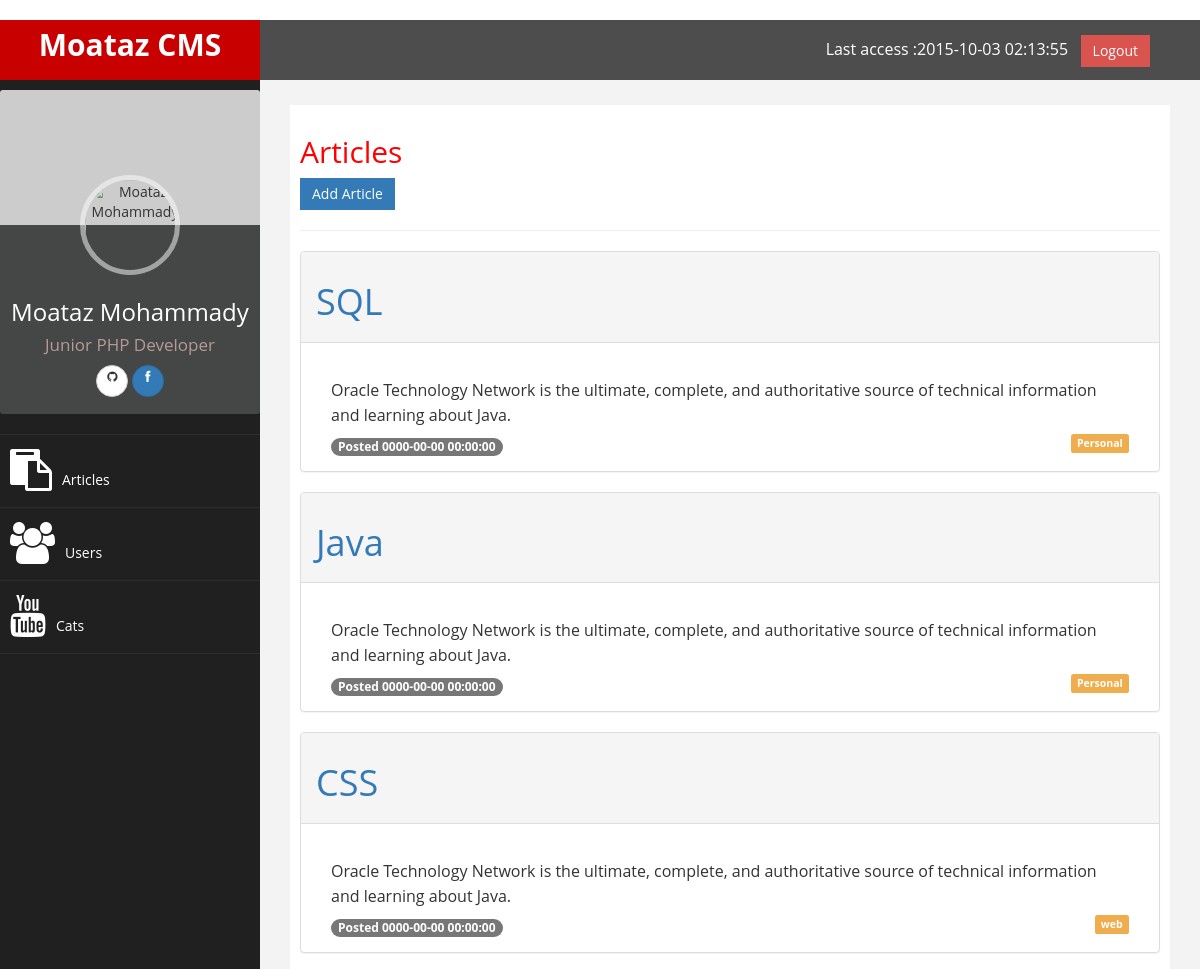
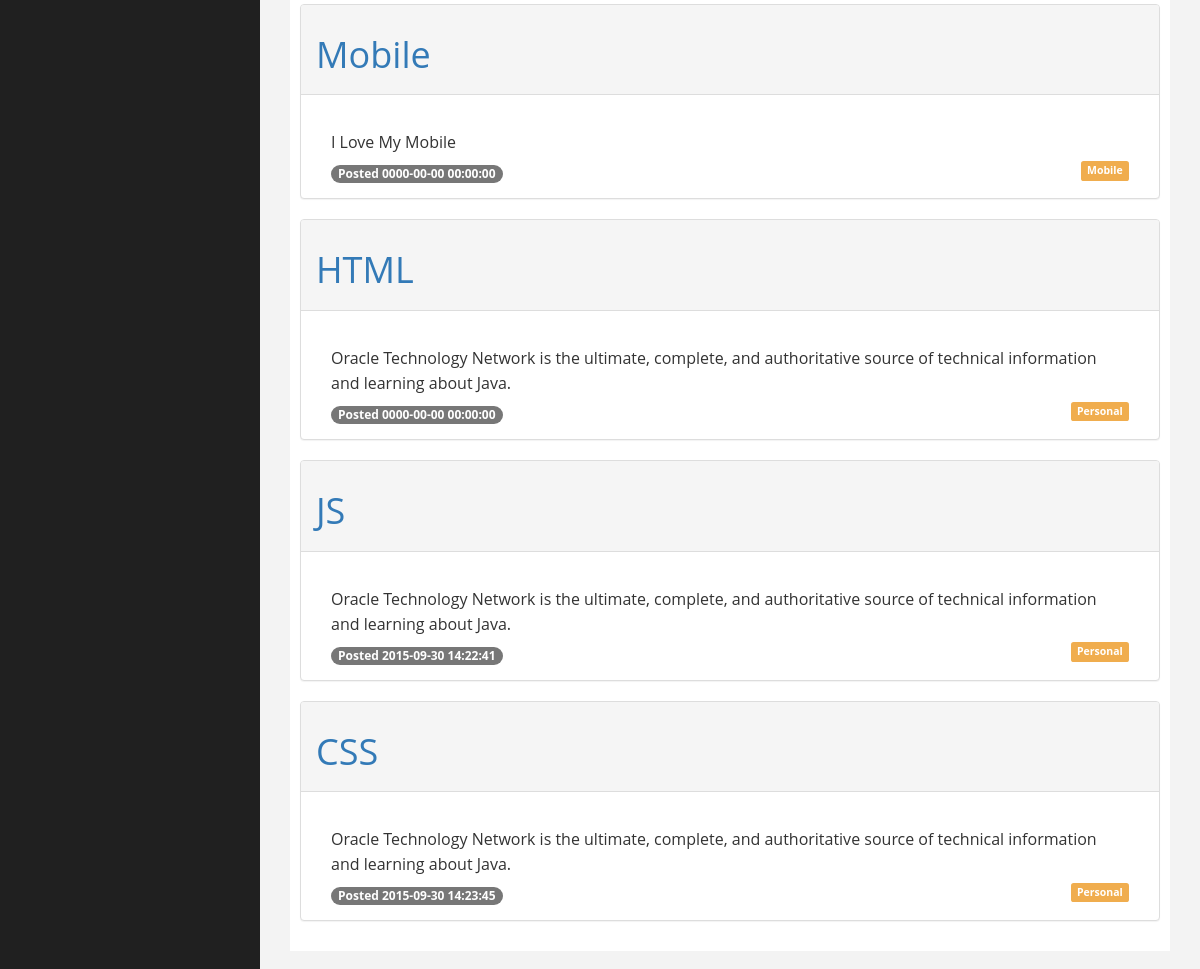
The page / on the database its author committed (2 pictures, top to bottom).
### tables this page shows
CREATE TABLE IF NOT EXISTS `articles` (
`id` int(11) NOT NULL,
  `title` varchar(250) NOT NULL,
  `content` text NOT NULL,
  `date` timestamp NOT NULL DEFAULT CURRENT_TIMESTAMP ON UPDATE CURRENT_TIMESTAMP,
  `cid` int(11) NOT NULL
);

CREATE TABLE IF NOT EXISTS `cats` (
`cid` int(11) NOT NULL,
  `cname` varchar(255) NOT NULL
);

### app/controller/Articles.php (called while the page is built, shortened)
<?php
class Articles {
    private $Model;
    public function __construct() {
        $this->Model = new ArticleModel('articles', 'id');
    }
    public function showAll() {
        $articles = $this->Model->getInnerJoinCats();
        $GLOBALS['RainTPL']->draw('articles');
    }
}

### app/Application.php (called while the page is built, shortened)
<?php
class Application {
    public function __construct() {
        $URL = explode('/', trim($_GET['url'], '/'));
        $method = $URL[1];
        if (isset($URL[2])) {
            $params1 = $URL[2];
        } else {
            $params1 = 1;
        }
        if (isset($URL[3])) {
            $params2 = $URL[3];
        } else {
            $params2 = 1;
        }
        $class = new $controller;
        $class->$method($params1, $params2);
    }
}

### index.php (called while the page is built, shortened)
<?php
$app = new Application();

### app/model/CRUDModel.php (called while the page is built, shortened)
<?php
class CRUDModel {
    protected $table;
    public function __construct($table, $id) {
        $this->table = $table;
    }
    protected function CheckAffectedRows($return = NULL) {
        return $GLOBALS['db']->AffectedRows() > 0 ? ( $return != NULL ? $return = $return : FALSE) : FALSE;
    }
    public function getAll($extra = NULL) {
        $GLOBALS['db']->Execute("SELECT * FROM `" . $this->table . "` {$extra}");
        return $this->CheckAffectedRows($GLOBALS['db']->GetRows());
    }
}

### app/Database.php (called while the page is built, shortened)
<?php
class database {
    private $connection;
    private $last;
    public function dbconnect() {
        $this->connection = new mysqli(HOSTNAME, USERNAME, PASSWORD, DBNAME);
        if ($this->connection)
            return TRUE;
        return FALSE;
    }
    public function Execute($query) {
        if ($result = $this->connection->query($query)) {
            $this->last = $result;
            return TRUE;
        }
        return FALSE;
    }
    public function GetRows() {
        $result = array();
        $rows = $this->AffectedRows();
        for ($i = 0; $i < $rows; $i++) {
            $result[] = $this->last->fetch_assoc();
        }
        if (count($result) > 0)
            return $result;
        return NULL;
    }
    public function AffectedRows() {
        return $this->connection->affected_rows;
    }
}
?>

### app/model/ArticleModel.php (called while the page is built, shortened)
<?php
class ArticleModel extends CRUDModel {
    public function getInnerJoinCats() {
        return $this->getAll("INNER JOIN cats ON `articles`.`cid`=`cats`.`cid` ORDER BY ID; ");
    }
}

### tmp/articles.cf730f7aa5eba98d3380da30eec6b201.rtpl.php (the view)
<?php if(!class_exists('raintpl')){exit;}?><?php $tpl = new RainTPL;$tpl->assign( $this->var );$tpl->draw( "header" );?>
<div id="page-wrapper" >
    <div id="page-inner">
        <div class="row">
            <div class="col-md-12">
                <h2><?php echo $title;?></h2>
                <a href="http://localhost/AhmedSyamRouting/addArticle.php" class="btn btn-primary square-btn-adjust">Add Article</a>
            </div>
        </div>
        <hr />
        <div class="row">
            <div class="col-md-12">
                <?php if( $articles==0 ){ ?>
                <p>Sorry,No Articles</p>
                <?php }else{ ?>
                <?php $counter1=-1; if( isset($articles) && is_array($articles) && sizeof($articles) ) foreach( $articles as $key1 => $value1 ){ $counter1++; ?>
                <div class="panel panel-default">
                    <div class="panel-heading">
                        <h1><a href="http://localhost/AhmedSyamRouting/articles/show/<?php echo $value1["id"];?>/" ><?php echo $value1["title"];?></a></h1>
                    </div>
                    <div class="panel-body">
                        <div class="col-md-12">
                            <p><?php echo $value1["content"];?></p>
                            <div>
                                <span class="badge">Posted <?php echo $value1["date"];?></span>
                                <div class="pull-right"><a href="http://localhost/AhmedSyamRouting/cats/show/<?php echo $value1["cid"];?>"  ><span class="label label-warning"><?php echo $value1["cname"];?></span></a> </div>
                            </div>
                        </div>
                    </div>
                </div>
                <?php } ?>
                <?php } ?>
            </div>
        </div>
    </div>
    <?php $tpl = new RainTPL;$tpl->assign( $this->var );$tpl->draw( "footer" );?>

### app/RainTPL.php (shortened to what this page needs)
<?php
class RainTPL{
		static $tpl_dir = "templates/";
		static $cache_dir = "tmp/";
        static $root_dir = '';
		protected $tpl = array(),
				  $cache = false,
                  $cache_id = null;
                protected static $config_name_sum = array();
	function draw( $tpl_name, $return_string = false ){
        if( !$this->cache && !$return_string ){
            include $this->tpl['compiled_filename'];
        }
	}
	static function configure( $setting, $value = null ){
		if( is_array( $setting ) )
			foreach( $setting as $key => $value )
				self::configure( $key, $value );
		else if( property_exists( __CLASS__, $setting ) ){
            self::$config_name_sum[ $setting ] = $value;
        }
	}
	protected function check_template( $tpl_name ){
		if( !isset($this->tpl['checked']) ){
			$tpl_basename                       = basename( $tpl_name );
			$tpl_basedir                        = strpos($tpl_name,"/") ? dirname($tpl_name) . '/' : null;
			$this->tpl['template_directory']    = self::$tpl_dir . $tpl_basedir;
			$temp_compiled_filename             = self::$root_dir . self::$cache_dir . $tpl_basename . "." . md5( $this->tpl['template_directory'] . serialize(self::$config_name_sum));
			$this->tpl['compiled_filename']     = $temp_compiled_filename . '.rtpl.php';
                        $this->tpl['checked']               = true;
		}
	}
}

### tmp/header.cf730f7aa5eba98d3380da30eec6b201.rtpl.php (shortened to what this page needs)
<?php if(!class_exists('raintpl')){exit;}?>﻿<!DOCTYPE html>
<html xmlns="http://www.w3.org/1999/xhtml">
    <head>
        <link href="http://localhost/AhmedSyamRouting/templates/assets/css/bootstrap.css" rel="stylesheet" />
        <link href="http://localhost/AhmedSyamRouting/templates/assets/css/font-awesome.css" rel="stylesheet" />
        <link href="http://localhost/AhmedSyamRouting/templates/assets/js/morris/morris-0.4.3.min.css" rel="stylesheet" />
        <link href="http://localhost/AhmedSyamRouting/templates/assets/js/dataTables/dataTables.bootstrap.css" rel="stylesheet" />
        <link href="http://localhost/AhmedSyamRouting/templates/../templates/assets/css/datatables.min.css" rel="stylesheet" />
        <link href="http://localhost/AhmedSyamRouting/templates/assets/css/custom.css" rel="stylesheet" />
    </head>
    <body>
        <div id="wrapper">
            <nav class="navbar navbar-default navbar-cls-top " role="navigation" style="margin-bottom: 0">
                <div class="navbar-header">
                    <a class="navbar-brand" href="http://localhost/AhmedSyamRouting/index.php">Moataz CMS</a>
                </div>
                <div style="color: white;
                     padding: 15px 50px 5px 50px;
                     float: right;
                     font-size: 16px;"> Last access :<?php echo $time;?> &nbsp; <a href="" class="btn btn-danger square-btn-adjust">Logout</a> </div>
            </nav>
            <nav class="navbar-default navbar-side" role="navigation">
                <div class="sidebar-collapse">
                    <ul class="nav" id="main-menu">
                        <li class="text-center">
                            <div class="card hovercard">
                                <div class="cardheader">
                                </div>
                                <div class="avatar">
                                    <img alt="Moataz Mohammady" src="https://fbcdn-sphotos-g-a.akamaihd.net/hphotos-ak-xfa1/v/t1.0-9/10351953_1005356582822725_717469808440587683_n.jpg?oh=41edb78a5a2bef735d84c107d3052cbe&oe=56971655&__gda__=1449000547_e61fe085c99961d12e183fbcb6ca6659">
                                </div>
                                <div class="info">
                                    <div class="title">
                                        <h3>Moataz Mohammady</h3>
                                    </div>
                                    <div class="desc">Junior PHP Developer</div>
                                </div>
                                <div class="bottom">
                                    <a class="btn btn-default btn-sm" rel="publisher"
                                       href="https://github.com/resist2b/" target="_blank">
                                        <i class="fa fa-github"></i>
                                    </a>
                                    <a class="btn btn-primary btn-sm" rel="publisher"
                                       href="https://www.facebook.com/Mezobook" target="_blank">
                                        <i class="fa fa-facebook"></i>
                                    </a>
                                </div>
                            </div>
                        </li>
                        <li  >
                            <a  href="http://localhost/AhmedSyamRouting/articles/showAll/"><i class="fa fa-paste fa-3x"></i>Articles</a>
                        </li>
                        <li  >
                            <a  href="http://localhost/AhmedSyamRouting/users/showAll/"><i class="fa fa-users fa-3x"></i>Users</a>
                        </li>
                        <li  >
                            <a  href="http://localhost/AhmedSyamRouting/cats/showAll/"><i class="fa fa-youtube fa-3x"></i>Cats</a>
                        </li>
                    </ul>
                </div>
            </nav>

### tmp/footer.cf730f7aa5eba98d3380da30eec6b201.rtpl.php (shortened to what this page needs)
<?php if(!class_exists('raintpl')){exit;}?></div>
</body>
</html>

### templates/assets/css/custom.css (style rules this page uses)
body { font-family: 'Open Sans', sans-serif; }
#wrapper { width: 100%; background:#202020; }
#page-wrapper { padding: 15px 15px; min-height: 600px; background:#F3F3F3; }
#page-inner { width:100%; margin:10px 20px 10px 0px; background-color:#fff!important; padding:10px; min-height:1200px; }
.text-center { text-align:center; }
h2 { color: #f00; }
.square-btn-adjust { border: 0px solid transparent; -webkit-border-radius: 0px; -moz-border-radius: 0px; border-radius: 0px; }
p { font-size:16px; line-height:25px; padding-top:20px; }
.navbar-cls-top .navbar-brand { color: #fff; background: #C90000; width: 260px; text-align: center; height: 60px; font-size: 30px; font-weight: 700; }
.sidebar-collapse , .sidebar-collapse .nav { background:none; }
.sidebar-collapse .nav { padding:0; }
.sidebar-collapse .nav > li > a { color:#fff; background:#202020; text-shadow:none; }
.sidebar-collapse > .nav > li > a { padding:15px 10px; }
.sidebar-collapse > .nav > li { border-bottom: 1px solid rgba(107, 108, 109, 0.19); }
.navbar-side { border:none; background-color: #202020; }
.navbar-cls-top { background:#4D4D4D; border-bottom:none; }
.navbar-default { border:0px solid black; }
.navbar-header { background: #A70303; }
.nav > li > a > i { margin-right:10px; }
@media (min-width:768px) { #page-wrapper { margin: 0 0 0 260px; padding: 15px 30px; min-height: 1200px; } }
@media (min-width:768px) { .navbar-side { z-index: 1; position: absolute; width: 260px; } }
@media (min-width:768px) { .navbar { border-radius: 0px; } }
.card { padding-top: 20px; margin: 10px 0 20px 0; background-color: rgba(214, 224, 226, 0.2); border-top-width: 0; border-bottom-width: 2px; -webkit-border-radius: 3px; -moz-border-radius: 3px; border-radius: 3px; -webkit-box-shadow: none; -moz-box-shadow: none; box-shadow: none; -webkit-box-sizing: border-box; -moz-box-sizing: border-box; box-sizing: border-box; }
.card.hovercard { position: relative; padding-top: 0; overflow: hidden; text-align: center; background-color: rgba(214, 224, 226, 0.2); }
.card.hovercard .cardheader { background: url("http://lorempixel.com/850/280/nature/4/"); background-size: cover; height: 135px; }
.card.hovercard .avatar { position: relative; top: -50px; margin-bottom: -50px; }
.card.hovercard .avatar img { width: 100px; height: 100px; max-width: 100px; max-height: 100px; -webkit-border-radius: 50%; -moz-border-radius: 50%; border-radius: 50%; border: 5px solid rgba(255,255,255,0.5); }
.card.hovercard .info { padding: 4px 8px 10px; }
.card.hovercard .info .title { margin-bottom: 4px; font-size: 24px; line-height: 1; color: #262626; vertical-align: middle; }
.card.hovercard .info .desc { overflow: hidden; font-size: 17px; line-height: 20px; color: #B59A9A; text-overflow: ellipsis; }
.card.hovercard .bottom { padding: 0 20px; margin-bottom: 17px; }
.card .btn { border-radius: 50%; width:32px; height:32px; line-height:18px; }
.card h3 { color: white; }

### rows shown on the page
articles: title "SQL", content "Oracle Technology Network is the ultimate, complete, and authoritative source of technical information and learning about Java.", date "0000-00-00 00:00:00", cid.cname "Personal"
articles: title "Java", content "Oracle Technology Network is the ultimate, complete, and authoritative source of technical information and learning about Java.", date "0000-00-00 00:00:00", cid.cname "Personal"
articles: title "CSS", content "Oracle Technology Network is the ultimate, complete, and authoritative source of technical information and learning about Java.", date "0000-00-00 00:00:00", cid.cname "web"
articles: title "Mobile", content "I Love My Mobile", date "0000-00-00 00:00:00", cid.cname "Mobile"
articles: title "HTML", content "Oracle Technology Network is the ultimate, complete, and authoritative source of technical information and learning about Java.", date "0000-00-00 00:00:00", cid.cname "Personal"
articles: title "JS", content "Oracle Technology Network is the ultimate, complete, and authoritative source of technical information and learning about Java.", date "2015-09-30 14:22:41", cid.cname "Personal"
articles: title "CSS", content "Oracle Technology Network is the ultimate, complete, and authoritative source of technical information and learning about Java.", date "2015-09-30 14:23:45", cid.cname "Personal"

### other values the page prints
$time "2015-10-03 02:13:55"
$title "Articles"
